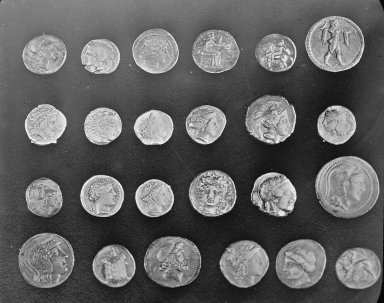
#> input picture skimage.data.coins(), 384 x 303 px
$ jupyter execute --allow-errors ITKExercise7and8.ipynb   (shell and % lines are left out)
#> lines starting #> are read from the running program, lines starting #| are printed output that depends on the picture; after the words box and inside, x2 and y2 are one past the last pixel; in counts of white or black regions, pixels touching at a corner belong together
# Exercise 7 and 8
by Lawrence Lechuga
02/24/21

## Import packages

[cell 1]
import random
from matplotlib import pyplot as plt
import os
import numpy as np
import skimage as sk
from skimage import io, filters, exposure, segmentation, img_as_float, data
from skimage.segmentation import (morphological_chan_vese,
                                  morphological_geodesic_active_contour,
                                  inverse_gaussian_gradient,
                                  checkerboard_level_set)
import SimpleITK as sitk

### Create a SimpleITK based viewer
We are using the GetArrayViewFromImage() function from Simple ITK in order to convert an simpleITK based image into a numpy ndarray that we can view using matplotlib's pyplot.imshow.

***SimpleITK Image notes:***
1. We can get help on any of these modules using: >>> help('ModuleName').
2. SimpleITK imaging basics for those interested
    - http://insightsoftwareconsortium.github.io/SimpleITK-Notebooks/Python_html/01_Image_Basics.html
    - http://insightsoftwareconsortium.github.io/SimpleITK-Notebooks/Python_html/02_Pythonic_Image.html


[cell 2]
def sitkshow(Img,title):
    NDA = sitk.GetArrayFromImage(Img)
    H = plt.imshow(NDA,cmap='gray')
    plt.title(title,fontsize = 18)
    plt.show()
    return H, NDA

### Set Path to image
Set your path to the appropriate image in the cell below.

Note: If this work is being launched from mybinder, then path should be set correctly from the start.

[cell 3]
image_path = 'ITK_Images/'
img = 'BrainProtonDensitySlice6.png'
filename = os.path.join(image_path,img)

### Read in image and display
We will first read in the image using sitk.ReadImage() function.
I will load the "BrainProtonDensitySlice6.png" in as sitk based 32-bit float, or "sitk.sitkFloat32", then display using our custom function.

#> (a cell that did not finish here is left out)

## 1. Preprocessing
In order to have a segmentation algorithm that performs optimally, we will need to process the images prior to segmentation. Lets start with smoothing the image.
### 1.1. Reduce Noise
We will reduce noise by using SimpleITK's "Curvature anisotropic diffusion image filter". The module SimpleITK.CurvatureAnisotropicDiffusionImageFilter() is a class that mimics (or is a proxy of) C++ itk::simple::CurvatureAnisoptropicDiffusionImageFilter class.

This python class object that I define below as CADIF, has many methods within it. If youre unfamiliar with classes and objects, think of it as a more efficiently way of grouping functionality and data together. If interested, https://docs.python.org/3/tutorial/classes.html has a great description of classes.

#### Action Required:
Have students set different attributes and try different values.

#> (a cell that did not finish here is left out)

### 1.2. Create a gradient image
Now that our image is filtered to remove some noise, we can determine our edges much more effectively. To find the edges of our image we will be using SimpleITK's "Gradient Magnitude Recursive Gaussian Image Filter".  The module SimpleITK.GradientMagnitudeRecursiveGaussianImageFilter() is a class that mimics (or is a proxy of) C++ itk::simple::GradientMagnitudeRecursiveGaussianImageFilter class. As you can see, very similar to the structure of the previous section.

#### Action Required:
Create something for the students to do here. Possibly have them show different values of sigma in a subplot?

#> (a cell that did not finish here is left out)

### 1.3. Normalize magnitude
Lastly, we will normalize the magnitude using a sigmoid filter. This filter will take in each pixel and tranform its value based on the sigmoid function:
\begin{equation}
f(x) = (Max - Min)\cdot \frac{1}{1+ e^{-\frac{x-\beta}{\alpha}}}+ Min
\end{equation}
In the cell below, we can visualize how different parameters will affect the sigmoid response:

[cell 7]
# small function to visualize the parameter effects
def sigmoid(MIN=0.0, MAX=1.0, ALPHA=-0.3, BETA=2.0):
    X = np.linspace(-10,10,100)
    Y = (MAX-MIN)*1/(1+np.exp(-(X-BETA)/ALPHA))+MIN
    return X,Y
x, y = sigmoid()

fig = plt.figure()
ax = fig.add_subplot(1, 1, 1)
ax.spines['left'].set_position('center')
ax.spines['right'].set_color('none')
ax.spines['top'].set_color('none')
plt.plot(x,y, 'r',linewidth=3.0)
plt.show()
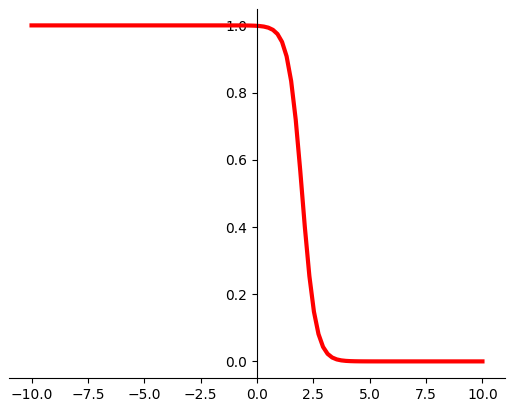
#> figure drawn by matplotlib, 1 panel; curve peaks at x = -10, y = 1

#### SigmoidImageFilter
Now we can input out gradient image into the sigmoid image filter that is controlled by SimpleITK's SigmoidImageFilter() class. This will normalize the gradient image for later segmentation.

#> (a cell that did not finish here is left out)

## 2.1 Segmentation
Now we can take our preprocessed image and apply our segmentation algorithm of choice.

[cell 9]
stoppingValue = 100
seed_row = 56
seed_col = 96
seedValue =0
trialPoint = (seed_row, seed_col,seedValue)

#> (the rest of this cell did not finish here and is left out)

## 2.2 Morphological Geodesic Active Contours

[cell 10]
def store_evolution_in(lst):
    """Returns a callback function to store the evolution of the level sets in
    the given list.
    """
    def _store(x):
        lst.append(np.copy(x))
    return _store

# Initial level set
# List with intermediate results for plotting the evolution
evolution = []
callback = store_evolution_in(evolution)

fig, ax = plt.subplots(1, 2, figsize=(8, 8))

# Morphological GAC
#> (the rest of this cell did not finish here and is left out)

[cell 11]
import matplotlib.animation as animation


fps = 25
nSeconds = 6

# First set up the figure, the axis, and the plot element we want to animate
fig = plt.figure( figsize=(8,8) )

#> (the rest of this cell did not finish here and is left out)

## EXTRA: Morphological Geodesic Active Contour Level Set

[cell 12]
THRESH = 0.63 # threshold for what is considered a boundary.
# Create the figure structure
fig, axes = plt.subplots(1,2, figsize = (8,8))
ax = axes.flatten()

# load in the image and calculate its gradient image (inverse)
img = img_as_float(data.coins())
grad_img = inverse_gaussian_gradient(img)
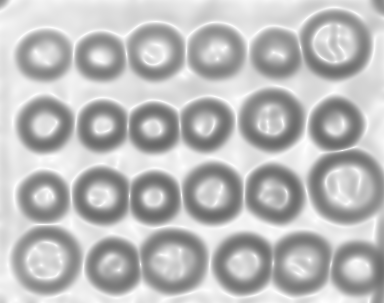
#> grad_img: shape (303, 384) float64; min 0.411, max 0.999, mean 0.738

# Initial level set
init_ls = np.zeros(img.shape, dtype=np.int8)
init_ls[10:-10, 10:-10] = 1 # this defines a box on the outter rim of the image

# Create empty list so we can store it with the the progress at each iteration
evolution = []
callback = store_evolution_in(evolution)

# We can run our segmentation on the gradient image. This time we set the "baloon" to negative 1.
ls = morphological_geodesic_active_contour(grad_img, 300, init_ls,
                                           smoothing=1, balloon=-1,
                                           threshold=THRESH,
                                           iter_callback=callback)
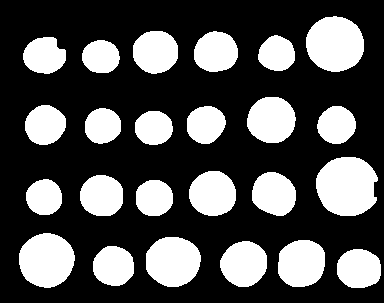
#> ls: shape (303, 384) int8; values 0 (black) and 1 (white), 31.5% white; 24 white regions, largest, box (x1, y1, x2, y2) and area: (316, 157, 378, 216) 2910, (306, 16, 364, 72) 2551, (19, 233, 75, 288) 2382


ax[0].imshow(ls, cmap="gray")
ax[0].set_axis_off()
contour = ax[0].contour(evolution[0], [0.5], colors='g')
contour.collections[0].set_label("Iteration 0")
contour = ax[0].contour(evolution[100], [0.5], colors='y')
contour.collections[0].set_label("Iteration 100")
contour = ax[0].contour(evolution[-1], [0.5], colors='r')
contour.collections[0].set_label("Iteration 300")
ax[0].legend(loc="upper right")
title = "Evolution"
ax[0].set_title(title, fontsize=12)

ax[1].imshow(img, cmap="gray")
ax[1].set_axis_off()
ax[1].contour(ls, [0.5], colors='r')
ax[1].set_title("Morphological GAC Segmentation Result", fontsize=12)


fig.tight_layout()
plt.show()
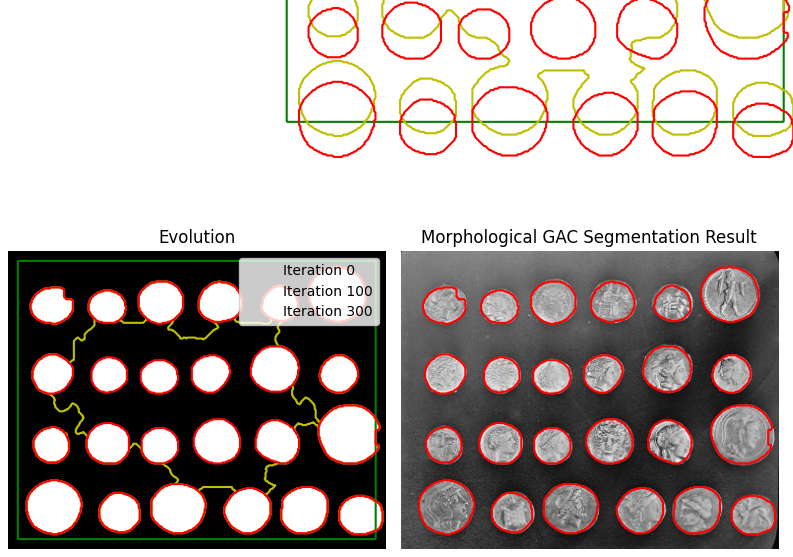
#> figure drawn by matplotlib, 2 panels

[cell 13]
import matplotlib.animation as animation


fps = 25
nSeconds = 10

# First set up the figure, the axis, and the plot element we want to animate
fig = plt.figure( figsize=(8,8) )

a = evolution[0]
im = plt.imshow(evolution[0], cmap ='gray',interpolation='none', aspect='auto', vmin=0, vmax=1)

def animate_func(i):
    if i % fps == 0:
        print( '.', end ='' )

    im.set_array(evolution[i])
    return [im]

anim = animation.FuncAnimation(
                               fig,
                               animate_func,
                               frames = nSeconds * fps,
                               interval = 1000 / fps, # in ms
                               )
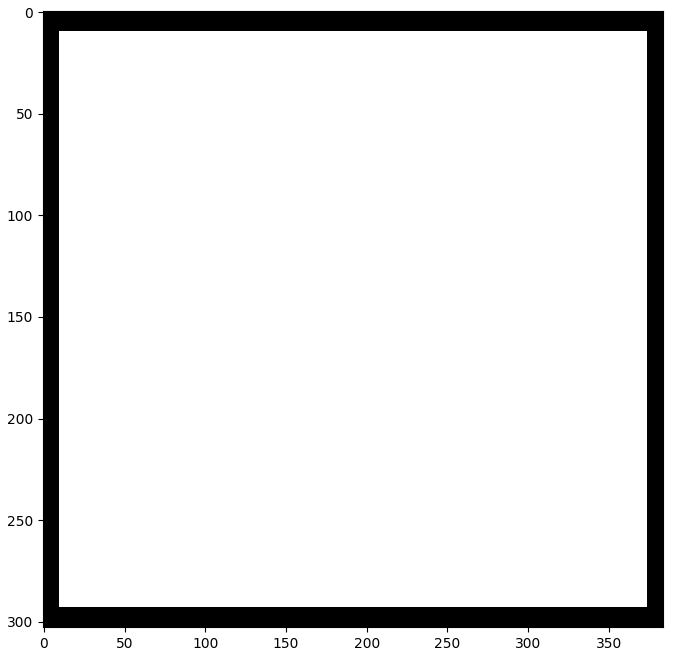
#> figure drawn by matplotlib, 1 panel
